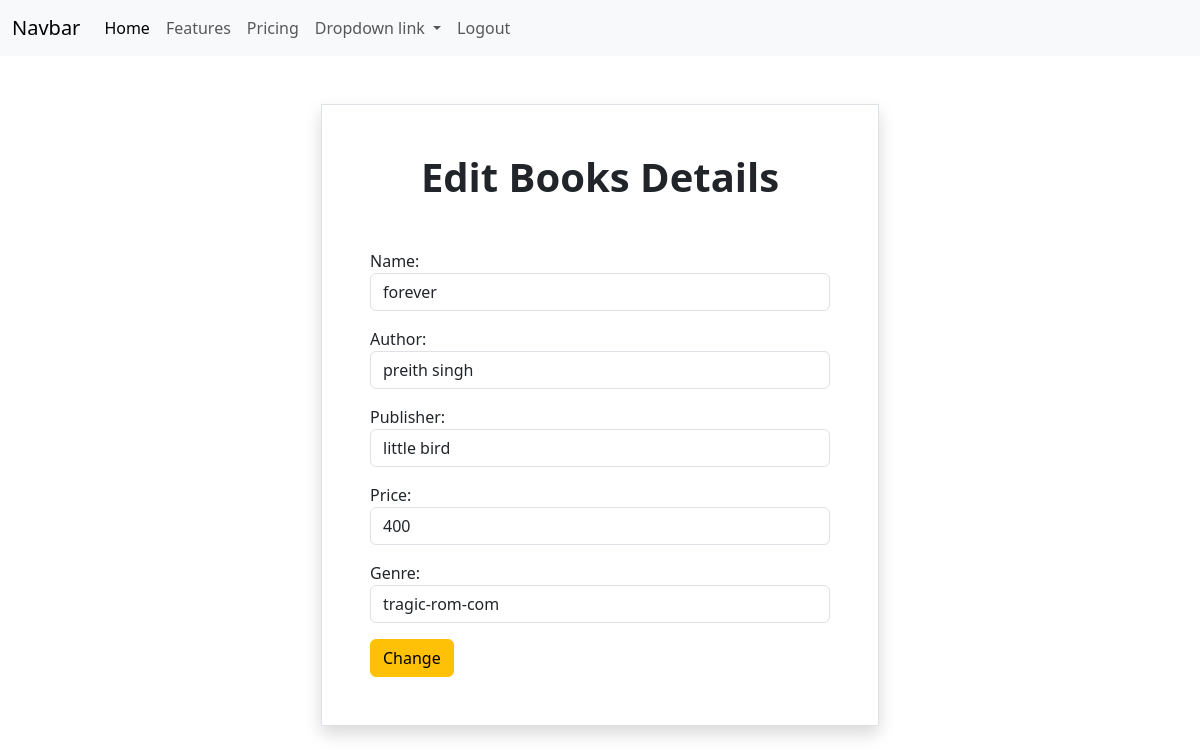
The page /books/5/change on the database its author committed.
### book/models.py (models this page shows, shortened)
class Books(models.Model):
    Name=models.CharField(max_length=200)
    author=models.CharField(max_length=200)
    publisher=models.CharField(max_length=200)
    price=models.PositiveIntegerField()
    genre=models.CharField(max_length=200)

### book/views.py (the view, shortened to what this page needs)
# urls.py: path('books/<int:pk>/change',views.BookUpdateView.as_view(),name="books-change"),
class BookUpdateView(View):
    def get(self,request,*args,**kwargs):
        id=kwargs.get("pk")
        obj=Books.objects.get(id=id)
        form=Bookform(instance=obj)
        return render(request,"book_edit.html",{"form":form})

### book/forms.py
class Bookform(forms.ModelForm):
    class Meta:
        model=Books
        fields="__all__"
        widgets={
        "Name":forms.TextInput(attrs={"class":"form-control"}),
        "price":forms.NumberInput(attrs={"class":"form-control"}),
        "author":forms.TextInput(attrs={"class":"form-control"}),
        "publisher":forms.TextInput(attrs={"class":"form-control"}),
        "genre":forms.TextInput(attrs={"class":"form-control"}),
        }

### book/templates/book_edit.html (shortened to what this page needs)
{%extends 'base.html'%}
{%block body_block%}
<div class=" container d-flex  justify-content-center">
    <form action="" method="post" class=" form border shadow w-50 mt-5 p-5">
        <h1 class="text-center fw-bold mb-5">Edit Books Details</h1>
        {{form.as_p}}
        <button type="submit" class="btn btn-warning ">Change</button>
    </form>
</div>
{%endblock%}

### rows shown on the page
Books: Name "forever", author "preith singh", publisher "little bird", price "400", genre "tragic-rom-com"
